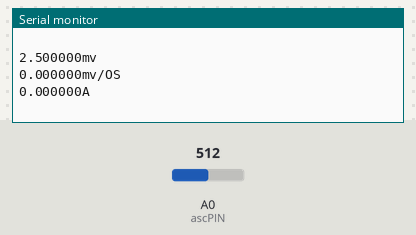
Bench run of a sketch on a simulated Arduino Uno, built with avr-gcc and run on an emulated ATmega328P. Parts: the last lines printed to the serial monitor. Inputs (shaded band) come from the test bench; at power-on: A0 (ascPIN) = 512.

Above: at 5.8 s.
5.9 s: A0 (ascPIN) set to 716
At 6.9 s:
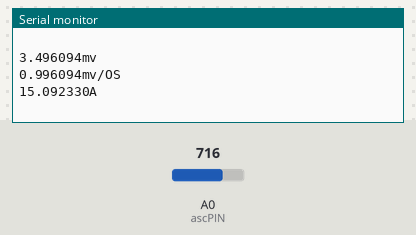
7.4 s: A0 (ascPIN) set to 900
At 8.3 s:
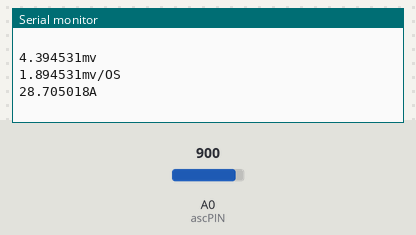
Timing chart, 0 to 10.4 s (numbered marks = the images above; inputs shaded):
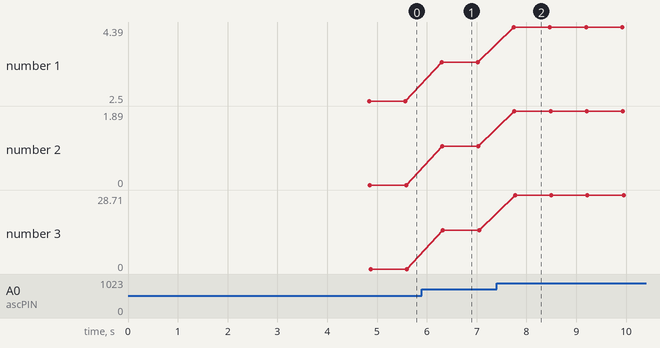

The sketch:

Readacs712.ino
```cpp
// Read acs712 30A

#define ascPIN A0
#define adcBIT 1024.0
float ascOffsetAuto = 2.5;

void setup() {
  // put your setup code here, to run once:
  Serial.begin(9600);

  calibrateOffset();
  Serial.print(ascOffsetAuto, 6);
  Serial.println("offset");

  delay(4000);
}

void loop() {
  // put your main code here, to run repeatedly:

  float temp = getCurrent();

  delay(500);
}


float getCurrent() {
  // Gets the current flowing though our ASC712

// Sample the analog out 200 times. Then get the average.
long readings = 0;
for(int i = 0; i < 200; i++) {

  int currentSample = analogRead(ascPIN);
  readings = readings + currentSample;

  delay(1);
}

float average = readings/200;


//For a ASC712 30A moduel, When the moduel is reading 0A the voltage output is half its supply voltage.
// IF mesured current is 0A. Supply voltage is 5v. Then the output will be 2.5v (Half of the logic supply voltage).
// 5/adc resultion gives will allow us to know what sample eqyates to what Millivoltage.
// Multipling our analogRead value gives us the Millivolts at that pin.
// As mentioned at 0A the asc712 output is 2.5v Thus subtracting this from our millivolt reading leaves us with the usable postive amprage range.
// For every 1A of current, the asc712 output rises buy 0.066mv. By using our millivolts value we divivde by that value to work out the current.

float millivolt = (5.0/adcBIT)*average;
float millivoltPostOffset = millivolt - ascOffsetAuto;
float current = millivoltPostOffset/0.066;

  Serial.print(millivolt,6);
  Serial.println("mv");
  Serial.print(millivoltPostOffset,6);
  Serial.println("mv/OS");
  Serial.print(current,6);
  Serial.println("A");
  Serial.println(" ");

return millivolt;
}


void calibrateOffset() {
  // MAKE SURE NO CURRENT IS FLOWING WHEN CALLING THIS!
  // Calibrate Offset will get the voltage that the asc712 is outputing with no current flowing.
  // As the asc712 sits at 2.5 ish volts, at 0A flowing. we need to subtract this from any reading.

  // Sample the analog out 200 times. Then get the average.
long readings = 0;
for(int i = 0; i < 200; i++) {

  int currentSample = analogRead(ascPIN);
  readings = readings + currentSample;

  delay(3);
}

float average = readings/200;

// 5v output divied but the ADC resulution gives us our Milivolt output per sample of the adc.
// Milivolt output is then multipled by what we read in the analogpin.
ascOffsetAuto = (5.0/adcBIT)*average;
}
```

Measured:
- after the input at 5.9 s, the serial monitor: prints a new line after 0.40 s (image 1)
- after the input at 7.4 s, the serial monitor: prints a new line after 0.35 s (image 2)
- plotted number 1: 2.5 → 3.5 after the input at 5.9 s, 3.5 → 4.39 after the input at 7.4 s
- plotted number 2: 0 → 1 after the input at 5.9 s, 1 → 1.89 after the input at 7.4 s
- plotted number 3: 0 → 15.09 after the input at 5.9 s, 15.09 → 28.71 after the input at 7.4 s
